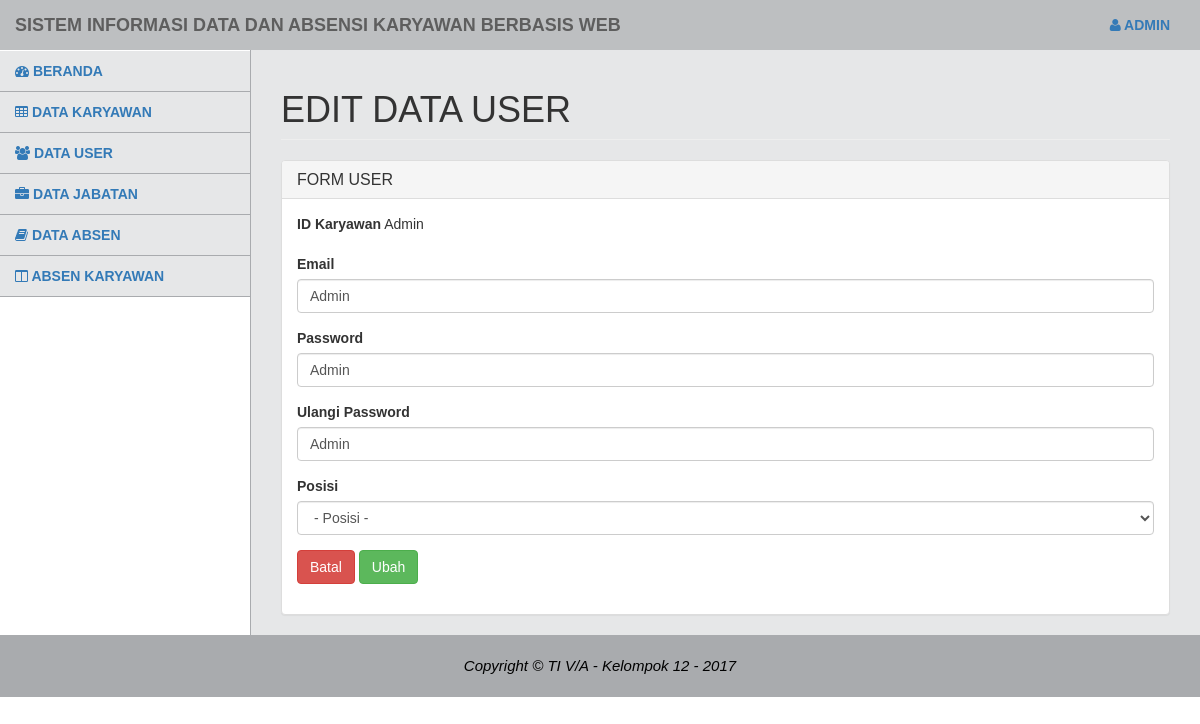
Page /edit_user.php?id_karyawan=Admin on the committed database.
### tables this page shows
CREATE TABLE `tb_daftar` (
  `id_karyawan` varchar(20) DEFAULT NULL,
  `email` varchar(50) NOT NULL,
  `pass` varchar(50) NOT NULL,
  `u_pass` varchar(50) NOT NULL,
  `hak_akses` varchar(20) NOT NULL
);

### edit_user.php (the view, shortened to what this page needs)
<?php
include ("koneksi.php");
$idkar   = $_GET['id_karyawan'];
$sql     = "SELECT * FROM tb_daftar WHERE id_karyawan = '".$idkar."'";
$query   = mysqli_query($koneksi, $sql);
while ($row = mysqli_fetch_row($query)) {
  $email     = $row[1];
  $password  = $row[2];
  $passwords = $row[3];
}
 ?>
<!DOCTYPE html>
<html>
  <head>
    <link href="vendor/css/bootstrap/bootstrap.min.css" rel="stylesheet">
    <link href="vendor/font-awesome/css/font-awesome.min.css" rel="stylesheet" type="text/css">
    <link href="css/tampilanadmin.css" rel="stylesheet">
  </head>
  <body>
    <div id="wrapper">
      <nav class="navbar navbar-default navbar-static-top" role="navigation" style="margin-bottom: 0">
          <div class="navbar-header">
            <a class="navbar-brand">Sistem Informasi Data dan Absensi Karyawan Berbasis Web</a>
          </div>
          <ul class="nav navbar-top-links navbar-right">
            <li class="dropdown">
              <a class="dropdown-toggle" data-toggle="dropdown" href="#">
                <i class="fa fa-user"></i> Admin
              </a>
            </li>
          </ul>
          <div class="navbar-default sidebar" role="navigation">
            <div class="sidebar-nav navbar-collapse">
              <ul class="nav" id="side-menu">
                <li>
                  <a href="beranda_admin.php">
                    <i class="fa fa-dashboard"></i> Beranda
                  </a>
                </li>
                <li>
                  <a href="data_karyawan.php">
                    <i class="fa fa-table"></i> Data Karyawan
                  </a>
                </li>
                <li>
                  <a href="data_user.php">
                    <i class="fa fa-users"></i> Data User
                  </a>
                </li>
                <li>
                  <a href="data_jabatan.php">
                    <i class="fa fa-briefcase"></i> Data Jabatan
                  </a>
                </li>
                <li>
                  <a href="data_absen.php">
                    <i class="fa fa-book"></i> Data Absen
                  </a>
                </li>
                <li>
                  <a href="absen_umum.php">
                    <i class="fa fa-columns"></i> Absen Karyawan
                  </a>
                </li>
              </ul>
            </div>
          </div>
      </nav>
      <div id="page-wrapper">
        <div class="row">
          <div class="col-lg-12">
            <h1 class="page-header">Edit Data User</h1>
          </div>
        </div>
        <div class="row">
          <div class="col-lg-12">
            <div class="panel panel-default">
              <div class="panel-heading">
                <h1 class="panel-title">Form User</h1>
              </div>
              <div class="panel-body">
                <form class="form" action="prosedituser.php" method="post">
                  <div class="form-group">
                    <label>ID Karyawan</label>
                    <input class="form-control" type="hidden" name="inpid" value=<?php echo $_GET['id_karyawan']; ?>> <?php echo $_GET['id_karyawan']; ?>
                  </div>
                  <div class="form-group">
                    <label>Email</label>
                    <input class="form-control" type="email" name="inpemail" value=<?php echo "\"$email\""; ?>>
                  </div>
                  <div class="form-group">
                    <label>Password</label>
                    <input class="form-control" type="text" name="inppass" value=<?php echo "\"$password\""; ?>>
                  </div>
                  <div class="form-group">
                    <label>Ulangi Password</label>
                    <input class="form-control" type="text" name="inppasss" value=<?php echo "\"$passwords\""; ?>>
                  </div>
                  <div class="form-group">
                    <label>Posisi</label>
                    <select class="form-control" name="inphakses">
                      <option>- Posisi -</option>
                    </select>
                  </div>
                  <div class="form-group">
                    <a href="data_user.php">
                      <button type="button" name="button" class="btn btn-danger">Batal</button>
                    </a>
                    <input class="btn btn-success" type="submit" name="ubahdatauser" value="Ubah">
                  </div>
                </form>
              </div>
            </div>
          </div>
        </div>
      </div>
    </div>
    <footer class="text-center">
      <div class="footer-below">
        <div class="container">
          <div class="row">
            <div class="col-lg-12">
              <em>Copyright &copy; TI V/A - Kelompok 12 - 2017</em>
            </div>
          </div>
        </div>
      </div>
    </footer>
  </body>
</html>

### css/tampilanadmin.css (style rules this page uses)
body { font-family: Arial, sans-serif; }
h1 { text-transform: uppercase; font-weight: 500; }
#wrapper { width: 100%; }
#page-wrapper { padding: 0 15px; min-height: 568px; background-color: #E6E7E8; }
@media (min-width: 768px) { #page-wrapper { position: inherit; margin: 0 0 0 250px; padding: 0 30px; border-left: 1px solid #A9ABAE; } }
.navbar { background-color: #BDBFC1; font-weight: 700; font-family: arial; text-transform: uppercase; border: none; }
.navbar-top-links { margin-right: 0; }
.navbar-top-links li { display: inline-block; }
.navbar-top-links li:last-child { margin-right: 15px; }
.navbar-top-links li a { padding: 15px; min-height: 50px; }
.sidebar { background-color: #E6E7E8; }
.sidebar .sidebar-nav.navbar-collapse { padding-left: 0; padding-right: 0; }
.sidebar ul li { border-bottom: 1px solid #A9ABAE; }
@media (min-width: 768px) { .sidebar { z-index: 1; position: absolute; width: 250px; margin-top: 51px; } }
@media (min-width: 768px) { .navbar-top-links { margin-left: auto; } }
footer { color: black; font-size: 15px; }
footer .footer-below { padding: 20px 0; background-color: #A9ABAE; }

### rows in the picture
tb_daftar: inpemail "Admin", inppass "Admin", inppasss "Admin"

### other values in the picture
$_GET['id_karyawan'] "Admin"
